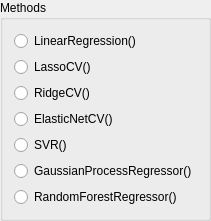
         <widget class="QGroupBox" name="Methods">
          <property name="title">
           <string>Methods</string>
          </property>
          <layout class="QGridLayout" name="gridLayout_6">
           <item row="6" column="1">
            <widget class="QRadioButton" name="radioButton_regression_gaussianprocess">
             <property name="text">
              <string>GaussianProcessRegressor()</string>
             </property>
            </widget>
           </item>
           <item row="1" column="1">
            <widget class="QRadioButton" name="radioButton_regression_lasso">
             <property name="text">
              <string>LassoCV()</string>
             </property>
            </widget>
           </item>
           <item row="8" column="1">
            <widget class="QRadioButton" name="radioButton_regression_randomforest">
             <property name="text">
              <string>RandomForestRegressor()</string>
             </property>
            </widget>
           </item>
           <item row="2" column="1">
            <widget class="QRadioButton" name="radioButton_regression_ridge">
             <property name="text">
              <string>RidgeCV()</string>
             </property>
            </widget>
           </item>
           <item row="0" column="1">
            <widget class="QRadioButton" name="radioButton_regression_linearregression">
             <property name="text">
              <string>LinearRegression()</string>
             </property>
            </widget>
           </item>
           <item row="4" column="1">
            <widget class="QRadioButton" name="radioButton_regression_svm">
             <property name="text">
              <string>SVR()</string>
             </property>
            </widget>
           </item>
           <item row="3" column="1">
            <widget class="QRadioButton" name="radioButton_regression_elasticnet">
             <property name="text">
              <string>ElasticNetCV()</string>
             </property>
            </widget>
           </item>
          </layout>
         </widget>
